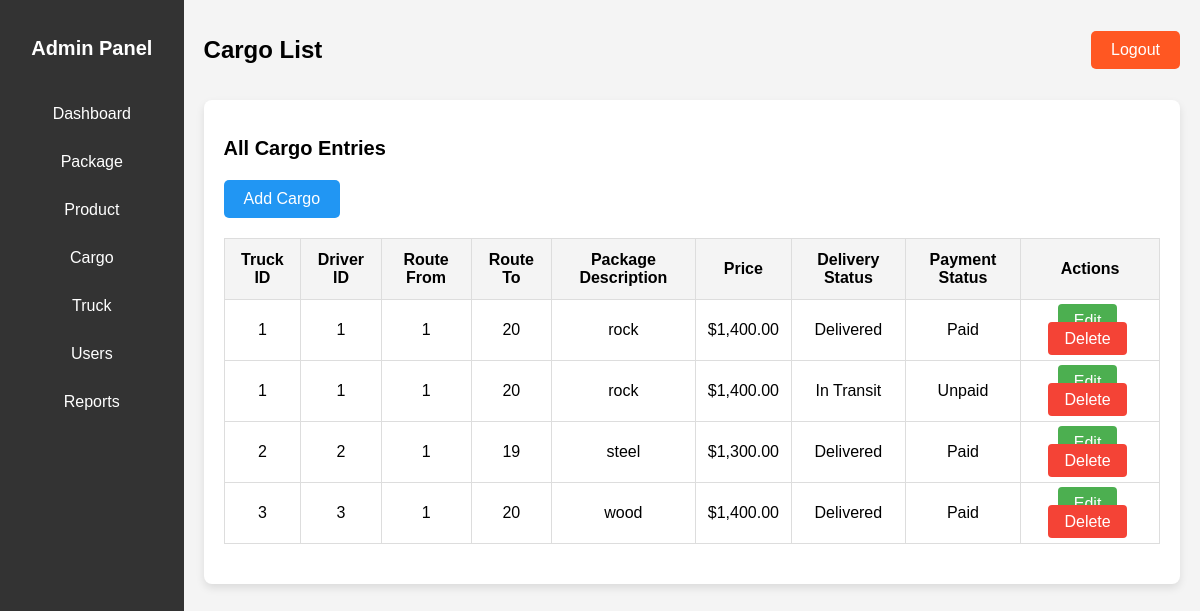
The page /cargo.php on the database as committed earlier.
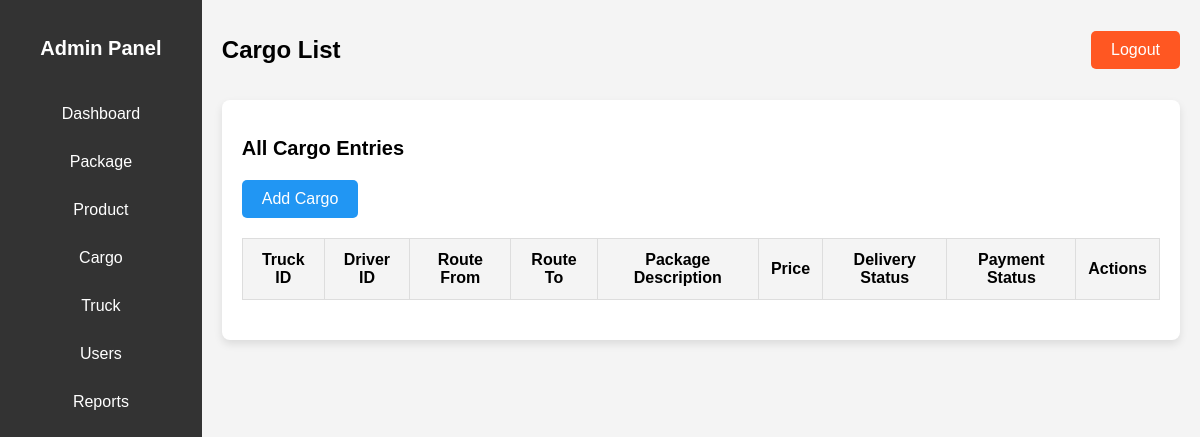
The same page on the database as committed later.
### tables this page shows
CREATE TABLE `cargo` (
  `cargo_id` int(11) NOT NULL,
  `truck_id` int(11) NOT NULL,
  `driver_id` int(11) NOT NULL,
  `package_volume` decimal(10,2) NOT NULL,
  `status` enum('In Transit','Delivered','Pending') DEFAULT 'In Transit',
  `route_from` int(11) NOT NULL,
  `route_to` int(11) NOT NULL,
  `price` decimal(10,2) NOT NULL,
  `payment_status` enum('Paid','Unpaid') DEFAULT 'Unpaid',
  `package_id` int(11) NOT NULL
);

CREATE TABLE `packages` (
  `package_id` int(11) NOT NULL,
  `customer_id` int(11) NOT NULL,
  `product_id` int(11) NOT NULL,
  `weight` decimal(10,2) NOT NULL,
  `status` enum('pending','in-transit','delivered') DEFAULT 'pending',
  `description` varchar(255) NOT NULL
);

### cargo.php (the view, shortened to what this page needs)
<?php
include 'config.php';
$route_prices = array(
    1 => 50, 2 => 100, 3 => 150, 4 => 200, 5 => 250,
    6 => 300, 7 => 350, 8 => 400, 9 => 450, 10 => 500,
    11 => 600, 12 => 700, 13 => 800, 14 => 900, 15 => 1000,
    16 => 1100, 17 => 1200, 18 => 1300, 19 => 1400, 20 => 1500,
);
function calculate_price($route_from, $route_to, $prices) {
    $distance = abs($route_to - $route_from);
    return isset($prices[$distance]) ? $prices[$distance] : 0;
}
$sql = "SELECT c.*, p.description as package_description,
        COALESCE(t.driver_id, t.truck_id) as truck_driver_id
        FROM cargo c
        JOIN packages p ON c.package_id = p.package_id
        JOIN truck t ON c.truck_id = t.truck_id";
$result = mysqli_query($conn, $sql);
?>
<!DOCTYPE html>
<html lang="en">
<head>
</head>
<body>
    <div class="dashboard-container">
        <div class="sidebar">
            <h2>Admin Panel</h2>
            <ul class="sidebar-links">
                <li><a href="admin_dashboard.php" class="sidebar-btn">Dashboard</a></li>
                <li><a href="package.php" class="sidebar-btn">Package</a></li>
                <li><a href="product.php" class="sidebar-btn">Product</a></li>
                <li><a href="cargo.php" class="sidebar-btn">Cargo</a></li>
                <li><a href="truck.php" class="sidebar-btn">Truck</a></li>
                <li><a href="users.php" class="sidebar-btn">Users</a></li>
                <li><a href="reports.php" class="sidebar-btn">Reports</a></li>
            </ul>
        </div>
        <div class="main-content">
            <header>
                <h1>Cargo List</h1>
                <a href="index.php" class="logout-btn">Logout</a>
            </header>
            <div class="dashboard-main-container">
                <h2>All Cargo Entries</h2>
                <a href="add_cargo.php" class="add-cargo-btn">Add Cargo</a>
                <table>
                    <thead>
                        <tr>
                            <th>Truck ID</th>
                            <th>Driver ID</th>
                            <th>Route From</th>
                            <th>Route To</th>
                            <th>Package Description</th>
                            <th>Price</th>
                            <th>Delivery Status</th>
                            <th>Payment Status</th>
                            <th>Actions</th>
                        </tr>
                    </thead>
                    <tbody>
                        <?php while ($cargo = mysqli_fetch_assoc($result)):
                            $price = calculate_price($cargo['route_from'], $cargo['route_to'], $route_prices);
                        ?>
                        <tr>
                            <td><?php echo $cargo['truck_id']; ?></td>
                            <td><?php echo $cargo['truck_driver_id']; ?></td>
                            <td><?php echo $cargo['route_from']; ?></td>
                            <td><?php echo $cargo['route_to']; ?></td>
                            <td><?php echo $cargo['package_description']; ?></td>
                            <td>$<?php echo number_format($price, 2); ?></td>
                            <td><?php echo $cargo['status']; ?></td>
                            <td><?php echo $cargo['payment_status']; ?></td>
                            <td>
                                <a href="edit_cargo.php?id=<?php echo $cargo['cargo_id']; ?>" class="btn">Edit</a>
                                <a href="delete_cargo.php?id=<?php echo $cargo['cargo_id']; ?>" class="btn btn-danger">Delete</a>
                            </td>
                        </tr>
                        <?php endwhile; ?>
                    </tbody>
                </table>
            </div>
        </div>
    </div>
</body>
</html>

Rows that differ between the two databases and show on the page:
removed cargo: truck "1", truck_driver_id "1", route_from "1", route_to "20", package.description "rock", price "1,400.00", status "Delivered", payment_status "Paid"
removed cargo: truck "1", truck_driver_id "1", route_from "1", route_to "20", package.description "rock", price "1,400.00", status "In Transit", payment_status "Unpaid"
removed cargo: truck "2", truck_driver_id "2", route_from "1", route_to "19", package.description "steel", price "1,300.00", status "Delivered", payment_status "Paid"
removed cargo: truck "3", truck_driver_id "3", route_from "1", route_to "20", package.description "wood", price "1,400.00", status "Delivered", payment_status "Paid"
